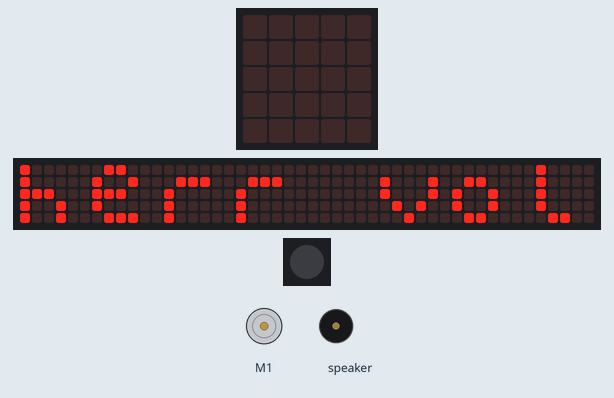
Recording of a program running on a simulated Calliope mini (MakeCode). Parts: DC motor (green arrow = forward, orange = backward, longer = faster), the board's 5×5 LED display, a strip that is not on the board, showing the scrolling text unrolled, 1 RGB LEDs in strip order, left to right, buzzer (waves = sounding). The 48×5 strip is a reading aid, not a part: it shows the text the display is scrolling, unrolled, one strip-width of it at a time.

Above: at 8.1 s.
At 22.1 s:
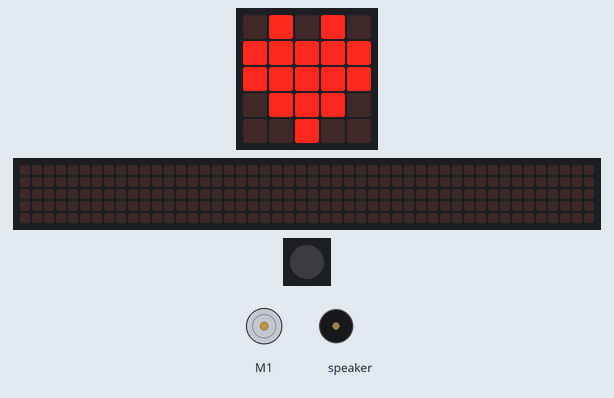
At 26.6 s:
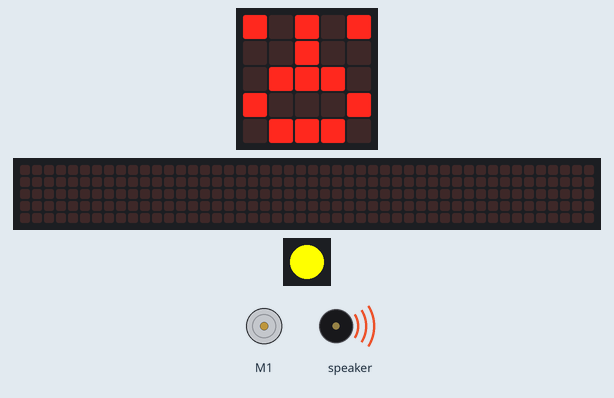
At 39.3 s:
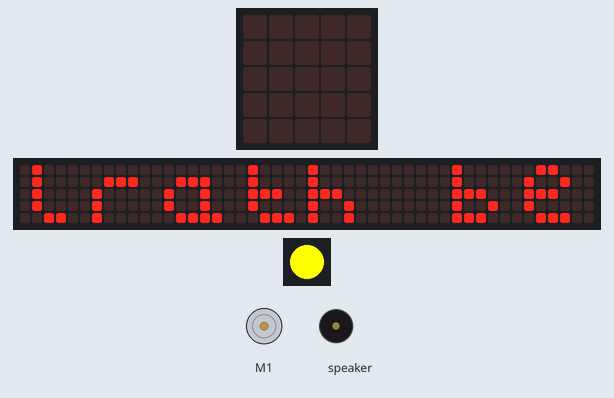
Timing chart, 0 to 40.0 s (numbered marks = the images above):
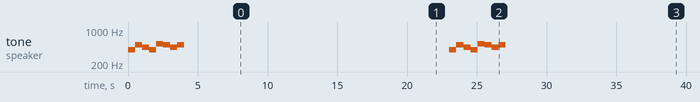

Measured:
- by itself, tone on speaker: plays 392 Hz for 0.51 s, 494 Hz for 0.51 s, 440 Hz for 0.51 s, 392 Hz for 0.51 s, 523 Hz for 0.51 s, 494 Hz for 0.51 s … (16 notes in this stretch)
- what the display in image 0 shows lasts 0.6 s, from 8.1 s to 8.7 s
- what the display in image 2 shows lasts 4.5 s, from 22.6 s to 27.1 s

The program:

main.ts
```typescript
motors.motorCommand(MotorCommand.Coast)
for (let index = 0; index < 100; index++) {
    music.playMelody("G B A G C5 B A B ", 120)
    basic.showString("herr vollrath beste")
    basic.showIcon(IconNames.Heart)
    basic.setLedColor(0xffff00)
    basic.showLeds(`
        # . # . #
        . . # . .
        . # # # .
        # . . . #
        . # # # .
        `)
}
```

test.ts
```typescript
// Hier kann man Tests durchführen; diese Datei wird nicht kompiliert, wenn dieses Paket als Erweiterung verwendet wird.
```
